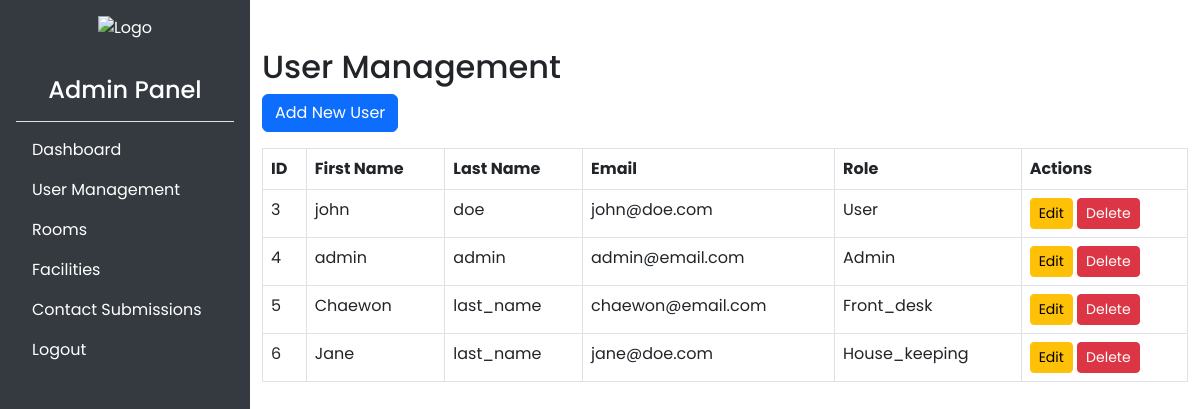
Page /admin/user_management.php (signed in) on the earlier database version.
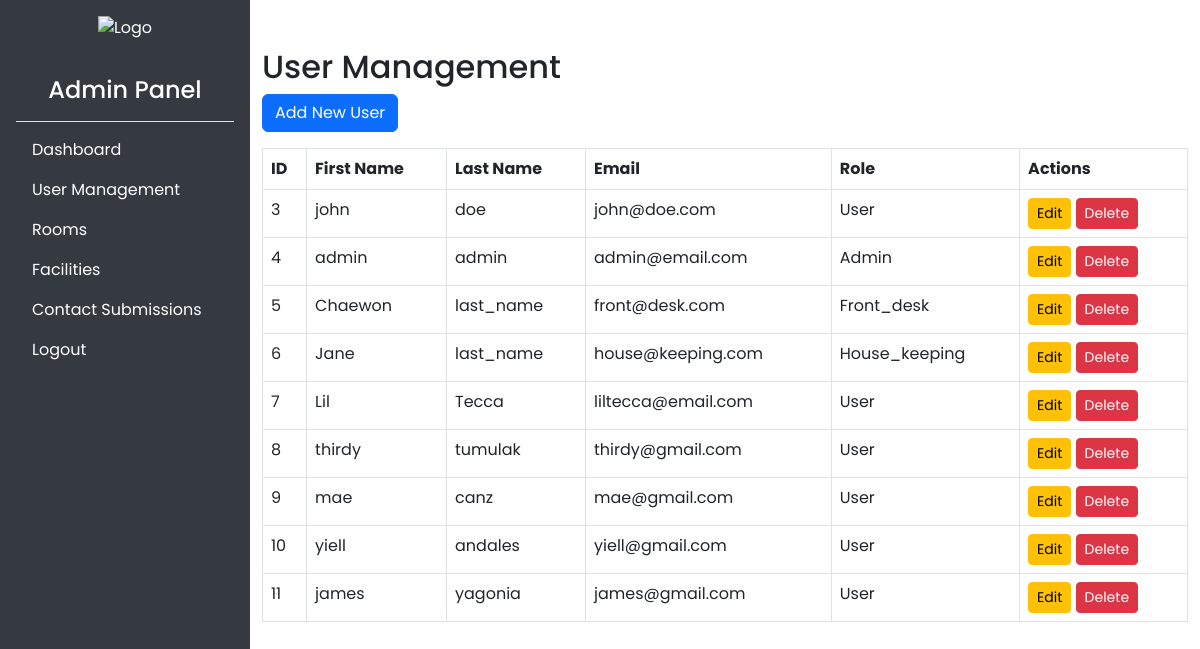
Same page on the later database version.
### tables this page shows
CREATE TABLE `users` (
  `id` int(11) NOT NULL,
  `email` varchar(255) NOT NULL,
  `first_name` varchar(255) NOT NULL,
  `last_name` varchar(255) NOT NULL,
  `age` int(11) DEFAULT NULL,
  `birthdate` date DEFAULT NULL,
  `address` varchar(255) DEFAULT NULL,
  `phone_number` varchar(255) DEFAULT NULL,
  `password` varchar(255) NOT NULL,
  `gender` varchar(255) DEFAULT NULL,
  `role` varchar(255) NOT NULL
);

### admin/user_management.php (the view, shortened to what this page needs)
<?php
include './sidebar.php';
include '../config.php';
$sql = "SELECT * FROM users";
$result = mysqli_query($conn, $sql);
?>
  <div class="container mt-5">
    <h2>User Management</h2>
    <button class="btn btn-primary mb-3" data-bs-toggle="modal" data-bs-target="#userModal">Add New User</button>
    <table class="table table-bordered">
      <thead>
        <tr>
          <th>ID</th>
          <th>First Name</th>
          <th>Last Name</th>
          <th>Email</th>
          <th>Role</th>
          <th>Actions</th>
        </tr>
      </thead>
      <tbody>
        <?php while ($row = mysqli_fetch_assoc($result)): ?>
          <tr>
            <td><?= $row['id']; ?></td>
            <td><?= $row['first_name']; ?></td>
            <td><?= $row['last_name']; ?></td>
            <td><?= $row['email']; ?></td>
            <td><?= ucfirst($row['role']); ?></td>
            <td>
              <a href="javascript:void(0);" class="btn btn-warning btn-sm" data-bs-toggle="modal" data-bs-target="#userModal" onclick="editUser(<?= $row['id']; ?>)">Edit</a>
              <a href="?delete=<?= $row['id']; ?>" class="btn btn-danger btn-sm">Delete</a>
            </td>
          </tr>
        <?php endwhile; ?>
      </tbody>
    </table>
  </div>

Differences in the rows shown:
changed users "Chaewon": email "chaewon@email.com" → "front@desk.com"
changed users "Jane": email "jane@doe.com" → "house@keeping.com"
added users: id "7", first_name "Lil", last_name "Tecca", email "liltecca@email.com", role "User"
added users: id "8", first_name "thirdy", last_name "tumulak", email "thirdy@gmail.com", role "User"
added users: id "9", first_name "mae", last_name "canz", email "mae@gmail.com", role "User"
added users: id "10", first_name "yiell", last_name "andales", email "yiell@gmail.com", role "User"
added users: id "11", first_name "james", last_name "yagonia", email "james@gmail.com", role "User"
